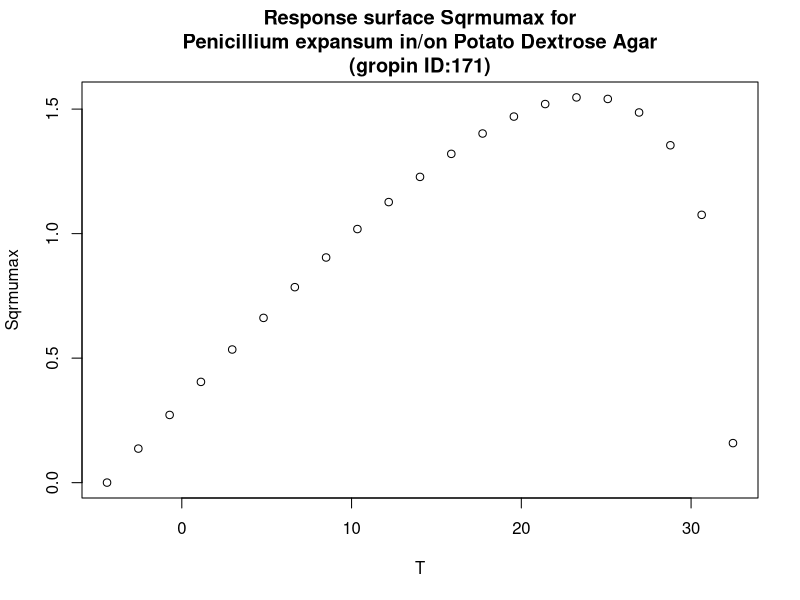

R code for this plot:
#############################
# start of Parameter script
#############################
T <- seq(-4.4044,32.4675324675325,length.out=21)
#############################
# end of Parameter script
#############################
############################# 
# start of Model script Gropin ID 171 
#############################
 
# constant coefficients for this model
Tmin <- -4.4
Topt <- 23.9
Tmax <- 32.5
 
variables <- data.frame(T)
argumentsPar <- expand.grid(variables)
 
# heart of the model
response_surface <- function(T) {
   mumax <-((2.4^0.5)*(((T-Tmax)*(T-Tmin)^2)/((Topt-Tmin)*(((Topt-Tmin)*(T-Topt))-((Topt-Tmax)*(Topt+Tmin-2*T)))))^0.5)

return(mumax=mumax)
} 

# output parameters
responseSurface <- cbind(argumentsPar,response_surface(argumentsPar['T']))
colnames(responseSurface) <- c(colnames(argumentsPar),'Sqrmumax')
#############################
# End of Model script
#############################
############################# 
# start of Visualisation script Gropin ID 171 
#############################
plot(T,responseSurface$'Sqrmumax',xlab='T',
                          ylab='Sqrmumax',main='Response surface Sqrmumax for
Penicillium expansum in/on Potato Dextrose Agar
(gropin ID:171)')
#############################
# End of Visualisation script
#############################
